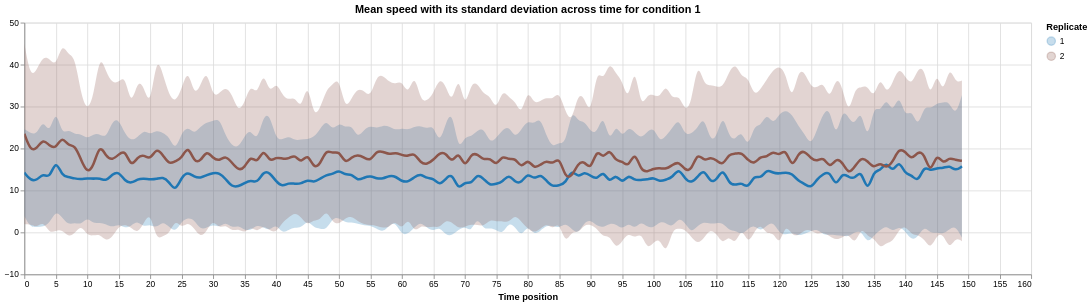

Notebook code cell kept with this figure:
### Code cell
def altair_band_chart(df, metric, Metric, condition=1, replicate='all', cmap='Set1', interpolation=None, show_mean=True, extent=extent_[1], replicates_separately=False):

    metric_mean = metric
    metric_std = metric.replace('MEAN', 'STD')
    metric_min = metric.replace('MEAN', 'MIN')
    metric_max = metric.replace('MEAN', 'MAX')

    if condition == None or replicate == None:
        pass
    else:
        try:
            condition = int(condition)
        except ValueError or TypeError:
            pass
        try:
            replicate = int(replicate)
        except ValueError or TypeError:
            pass

    df.sort_values(by=['CONDITION', 'REPLICATE', 'POSITION_T'])

    if condition == 'all':
        df = df.groupby(['CONDITION','POSITION_T']).agg({metric_mean: 'mean', metric_std: 'std', metric_min: 'min', metric_max: 'max'}).reset_index()
        shorthand = 'CONDITION:N'
        element = 'CONDITION'
        element_ = 'Condition'
        what = None
    elif condition != 'all' and replicate == 'all':
        if replicates_separately:
            df = df[df['CONDITION'] == condition]
            shorthand = 'REPLICATE:N'
            element = 'REPLICATE'
            element_ = 'Replicate'
            what = f'for condition {condition}'
        else:
            df = df[df['CONDITION'] == condition].groupby(['CONDITION', 'POSITION_T']).agg({metric_mean: 'mean', metric_std: 'std', metric_min: 'min', metric_max: 'max'}).reset_index()
            shorthand = 'CONDITION:N'
            element = 'CONDITION'
            element_ = 'Condition'
            what = f'for condition {condition}'
    elif condition != 'all' and replicate != 'all':
        df = df[(df['CONDITION'] == condition) & (df['REPLICATE'] == replicate)].sort_values(by=['CONDITION', 'REPLICATE', 'POSITION_T'])
        shorthand = 'REPLICATE:N'
        element = 'REPLICATE'
        element_ = 'Replicate'
        what = f'for condition {condition} and replicate {replicate}'

    if show_mean:
        mean_opacity = 1
    else:
        mean_opacity = 0

    df['lower'] = df[metric_mean] - df[metric_std]
    df['upper'] = df[metric_mean] + df[metric_std]

    # Retrieve unique conditions and assign colors from the selected qualitative colormap.
    elements = df[element].unique().tolist()
    colors = get_q_cmap_list(elements, cmap)
    color_scale=alt.Scale(domain=elements, range=colors)
    
    if extent == 'min-max':
        band = alt.Chart(df).encode(
            x=alt.X('POSITION_T', title='Time position'),
            y=alt.Y(metric_min),
            y2=alt.Y2(metric_max),
            color=alt.Color(shorthand, title=element_, scale=color_scale),
            tooltip=alt.value(None)
            )
        if interpolation is not None:
            band = band.mark_errorband(interpolate=interpolation)
        else:
            band = band.mark_errorband()

    elif extent == 'orig_std':
        band = alt.Chart(df).encode(
            x=alt.X('POSITION_T', title='Time position'),
            y=alt.Y('upper'),
            y2=alt.Y2('lower'),
            color=alt.Color(shorthand, title=element_, scale=color_scale),   
            opacity=alt.value(0.25),
            tooltip=alt.value(None)
        )
        if interpolation is not None:
            band = band.mark_errorband(interpolate=interpolation)
        else:
            band = band.mark_errorband()

    else:
        band = alt.Chart(df).mark_errorband(extent=extent).encode(
            x=alt.X('POSITION_T', title='Time position'),
            y=alt.Y('upper'),
            y2=alt.Y2('lower'),
            color=alt.Color(shorthand, title=element_, scale=color_scale),
            opacity=alt.value(0.25),
            tooltip=alt.value(None)
        )
        if interpolation is not None:
            band = band.mark_errorband(interpolate=interpolation)  
        else:
            band = band.mark_errorband()

    mean_base = alt.Chart(df).encode(
        x=alt.X('POSITION_T', title='Time position'),
        y=alt.Y(metric_mean, title=None),
        color=alt.Color(shorthand, title=element_, scale=color_scale),
        opacity=alt.value(mean_opacity),
        strokeWidth=alt.value(3),
        tooltip=alt.value(None)
        )

    if interpolation is not None:
        mean_line = mean_base.mark_line(interpolate=interpolation)
    else:
        mean_line = mean_base.mark_line()

    nearest = alt.selection_point(nearest=True, on="pointerover",
                              fields=['POSITION_T'], empty=False)    
    
    color_scale = alt.Scale(domain=elements, range=colors)

    # Transparent selectors across the chart. This is what tells us
    mean_selectors = mean_base.mark_point().encode(
        opacity=alt.value(0),
        ).add_params(
        nearest
        )
    
    when_near = alt.when(nearest)

    mean_points = mean_base.mark_point().encode(
        opacity=when_near.then(alt.value(1)).otherwise(alt.value(0)),
        )    

    # Draw a rule at the location of the selection
    rules = alt.Chart(df).mark_rule(color="gray").encode(
        x='POSITION_T',
        ).transform_filter(
        nearest
        )

    # Calculate separate fields for each line of the tooltip.
    tooltip_data = alt.Chart(df).transform_calculate(
        tooltip_line1=f'"{element_}: " + datum.CONDITION',
        tooltip_line2=f'"Time point: " + datum.POSITION_T',
        tooltip_line3=f'"Mean: " + datum["{metric_mean}"]',
        tooltip_line4=f'"Std: " + datum["{metric_std}"]',
        tooltip_line5=f'"Min: " + datum["{metric_min}"]',
        tooltip_line6=f'"Max: " + datum["{metric_max}"]',
        )
    
    if condition == 'all':
        text_opacity = 0
    else:
        text_opacity = 1

    l = -75

    # Create text marks for each line.
    tooltip_line1_mark = tooltip_data.mark_text(
        align='left',
        dx=6,
        dy=-30-l,  # adjust vertical offset as needed
        fontSize=12,
        fontWeight='bold'
        ).encode(
        x='POSITION_T',
        text=alt.condition(nearest, 'tooltip_line1:N', alt.value('')),
        opacity=alt.value(text_opacity)
        ).transform_filter(nearest)

    tooltip_line2_mark = tooltip_data.mark_text(
        align='left',
        dx=6,
        dy=-15-l,  # adjust vertical offset for the second line
        fontSize=12,
        fontWeight='bold'
        ).encode(
        x='POSITION_T',
        text=alt.condition(nearest, 'tooltip_line2:N', alt.value('')),
        opacity=alt.value(text_opacity)
        ).transform_filter(nearest)

    tooltip_line3_mark = tooltip_data.mark_text(
        align='left',
        dx=6,
        dy=0-l,  # adjust vertical offset for the third line
        fontSize=12,
        fontWeight='bold'
        ).encode(
        x='POSITION_T',
        text=alt.condition(nearest, 'tooltip_line3:N', alt.value('')),
        opacity=alt.value(text_opacity)
        ).transform_filter(nearest)
    
    tooltip_line4_mark = tooltip_data.mark_text(
        align='left',
        dx=6,
        dy=15-l,  # adjust vertical offset for the fourth line
        fontSize=12,
        fontWeight='bold'
        ).encode(
        x='POSITION_T',
        text=alt.condition(nearest, 'tooltip_line4:N', alt.value('')),
        opacity=alt.value(text_opacity)
        ).transform_filter(nearest)
    
    tooltip_line5_mark = tooltip_data.mark_text(
        align='left',
        dx=6,
        dy=30-l,  # adjust vertical offset for the fifth line
        fontSize=12,
        fontWeight='bold'
        ).encode(
        x='POSITION_T',
        text=alt.condition(nearest, 'tooltip_line5:N', alt.value('')),
        opacity=alt.value(text_opacity)
        ).transform_filter(nearest)
    
    tooltip_line6_mark = tooltip_data.mark_text(
        align='left',
        dx=6,
        dy=45-l,  # adjust vertical offset for the sixth line
        fontSize=12,
        fontWeight='bold'
        ).encode(
        x='POSITION_T',
        text=alt.condition(nearest, 'tooltip_line6:N', alt.value('')),
        opacity=alt.value(text_opacity)
        ).transform_filter(nearest)

    # Layer the tooltip text marks with your other layers.
    chart = alt.layer(
        band, mean_line, mean_points, mean_selectors, rules,
        tooltip_line1_mark, tooltip_line2_mark, tooltip_line3_mark, tooltip_line4_mark, tooltip_line5_mark, tooltip_line6_mark
        ).properties(
        width=1200,
        height=300,
        title=f'{Metric} with its standard deviation across time {what}'
        ).interactive()

    # chart.save('cache_/errorband_chart.pdf')
    chart.save('cache_/errorband_chart.html')
    chart.save('cache_/errorband_chart.svg')

    return chart

chart = altair_band_chart(Time_stats, 'MEAN_SPEED', dict_Time_metrics['MEAN_SPEED'], condition=1, replicates_separately=True, cmap=cmaps[3], interpolation=interpolations_[1], show_mean=True, extent='orig_std')
display(chart)

### Figure 1 — Vega-Lite specification as saved in the notebook (floating-point values rounded to 4 significant figures; data arrays with more than 128 entries replaced by an {"elided": "..."} marker saying what was removed)
{"config": {"view": {"continuousWidth": 300, "continuousHeight": 300}}, "layer": [{"mark": {"type": "errorband", "interpolate": "basis"}, "encoding": {"color": {"field": "REPLICATE", "scale": {"domain": [1, 2], "range": ["#1f77b4", "#8c564b"]}, "title": "Replicate", "type": "nominal"}, "opacity": {"value": 0.25}, "tooltip": {"value": null}, "x": {"field": "POSITION_T", "title": "Time position", "type": "quantitative"}, "y": {"field": "upper", "type": "quantitative"}, "y2": {"field": "lower"}}, "name": "view_30"}, {"mark": {"type": "line", "interpolate": "basis"}, "encoding": {"color": {"field": "REPLICATE", "scale": {"domain": [1, 2], "range": ["#1f77b4", "#8c564b"]}, "title": "Replicate", "type": "nominal"}, "opacity": {"value": 1}, "strokeWidth": {"value": 3}, "tooltip": {"value": null}, "x": {"field": "POSITION_T", "title": "Time position", "type": "quantitative"}, "y": {"field": "MEAN_SPEED", "title": null, "type": "quantitative"}}}, {"mark": {"type": "point"}, "encoding": {"color": {"field": "REPLICATE", "scale": {"domain": [1, 2], "range": ["#1f77b4", "#8c564b"]}, "title": "Replicate", "type": "nominal"}, "opacity": {"condition": [{"param": "param_23", "value": 1, "empty": false}], "value": 0}, "strokeWidth": {"value": 3}, "tooltip": {"value": null}, "x": {"field": "POSITION_T", "title": "Time position", "type": "quantitative"}, "y": {"field": "MEAN_SPEED", "title": null, "type": "quantitative"}}}, {"mark": {"type": "point"}, "encoding": {"color": {"field": "REPLICATE", "scale": {"domain": [1, 2], "range": ["#1f77b4", "#8c564b"]}, "title": "Replicate", "type": "nominal"}, "opacity": {"value": 0}, "strokeWidth": {"value": 3}, "tooltip": {"value": null}, "x": {"field": "POSITION_T", "title": "Time position", "type": "quantitative"}, "y": {"field": "MEAN_SPEED", "title": null, "type": "quantitative"}}, "name": "view_27"}, {"mark": {"type": "rule", "color": "gray"}, "encoding": {"x": {"field": "POSITION_T", "type": "quantitative"}}, "transform": [{"filter": {"param": "param_23", "empty": false}}]}, {"mark": {"type": "text", "align": "left", "dx": 6, "dy": 45, "fontSize": 12, "fontWeight": "bold"}, "encoding": {"opacity": {"value": 1}, "text": {"condition": {"param": "param_23", "empty": false, "field": "tooltip_line1", "type": "nominal"}, "value": ""}, "x": {"field": "POSITION_T", "type": "quantitative"}}, "transform": [{"calculate": "\"Replicate: \" + datum.CONDITION", "as": "tooltip_line1"}, {"calculate": "\"Time point: \" + datum.POSITION_T", "as": "tooltip_line2"}, {"calculate": "\"Mean: \" + datum[\"MEAN_SPEED\"]", "as": "tooltip_line3"}, {"calculate": "\"Std: \" + datum[\"STD_SPEED\"]", "as": "tooltip_line4"}, {"calculate": "\"Min: \" + datum[\"MIN_SPEED\"]", "as": "tooltip_line5"}, {"calculate": "\"Max: \" + datum[\"MAX_SPEED\"]", "as": "tooltip_line6"}, {"filter": {"param": "param_23", "empty": false}}]}, {"mark": {"type": "text", "align": "left", "dx": 6, "dy": 60, "fontSize": 12, "fontWeight": "bold"}, "encoding": {"opacity": {"value": 1}, "text": {"condition": {"param": "param_23", "empty": false, "field": "tooltip_line2", "type": "nominal"}, "value": ""}, "x": {"field": "POSITION_T", "type": "quantitative"}}, "transform": [{"calculate": "\"Replicate: \" + datum.CONDITION", "as": "tooltip_line1"}, {"calculate": "\"Time point: \" + datum.POSITION_T", "as": "tooltip_line2"}, {"calculate": "\"Mean: \" + datum[\"MEAN_SPEED\"]", "as": "tooltip_line3"}, {"calculate": "\"Std: \" + datum[\"STD_SPEED\"]", "as": "tooltip_line4"}, {"calculate": "\"Min: \" + datum[\"MIN_SPEED\"]", "as": "tooltip_line5"}, {"calculate": "\"Max: \" + datum[\"MAX_SPEED\"]", "as": "tooltip_line6"}, {"filter": {"param": "param_23", "empty": false}}]}, {"mark": {"type": "text", "align": "left", "dx": 6, "dy": 75, "fontSize": 12, "fontWeight": "bold"}, "encoding": {"opacity": {"value": 1}, "text": {"condition": {"param": "param_23", "empty": false, "field": "tooltip_line3", "type": "nominal"}, "value": ""}, "x": {"field": "POSITION_T", "type": "quantitative"}}, "transform": [{"calculate": "\"Replicate: \" + datum.CONDITION", "as": "tooltip_line1"}, {"calculate": "\"Time point: \" + datum.POSITION_T", "as": "tooltip_line2"}, {"calculate": "\"Mean: \" + datum[\"MEAN_SPEED\"]", "as": "tooltip_line3"}, {"calculate": "\"Std: \" + datum[\"STD_SPEED\"]", "as": "tooltip_line4"}, {"calculate": "\"Min: \" + datum[\"MIN_SPEED\"]", "as": "tooltip_line5"}, {"calculate": "\"Max: \" + datum[\"MAX_SPEED\"]", "as": "tooltip_line6"}, {"filter": {"param": "param_23", "empty": false}}]}, {"mark": {"type": "text", "align": "left", "dx": 6, "dy": 90, "fontSize": 12, "fontWeight": "bold"}, "encoding": {"opacity": {"value": 1}, "text": {"condition": {"param": "param_23", "empty": false, "field": "tooltip_line4", "type": "nominal"}, "value": ""}, "x": {"field": "POSITION_T", "type": "quantitative"}}, "transform": [{"calculate": "\"Replicate: \" + datum.CONDITION", "as": "tooltip_line1"}, {"calculate": "\"Time point: \" + datum.POSITION_T", "as": "tooltip_line2"}, {"calculate": "\"Mean: \" + datum[\"MEAN_SPEED\"]", "as": "tooltip_line3"}, {"calculate": "\"Std: \" + datum[\"STD_SPEED\"]", "as": "tooltip_line4"}, {"calculate": "\"Min: \" + datum[\"MIN_SPEED\"]", "as": "tooltip_line5"}, {"calculate": "\"Max: \" + datum[\"MAX_SPEED\"]", "as": "tooltip_line6"}, {"filter": {"param": "param_23", "empty": false}}]}, {"mark": {"type": "text", "align": "left", "dx": 6, "dy": 105, "fontSize": 12, "fontWeight": "bold"}, "encoding": {"opacity": {"value": 1}, "text": {"condition": {"param": "param_23", "empty": false, "field": "tooltip_line5", "type": "nominal"}, "value": ""}, "x": {"field": "POSITION_T", "type": "quantitative"}}, "transform": [{"calculate": "\"Replicate: \" + datum.CONDITION", "as": "tooltip_line1"}, {"calculate": "\"Time point: \" + datum.POSITION_T", "as": "tooltip_line2"}, {"calculate": "\"Mean: \" + datum[\"MEAN_SPEED\"]", "as": "tooltip_line3"}, {"calculate": "\"Std: \" + datum[\"STD_SPEED\"]", "as": "tooltip_line4"}, {"calculate": "\"Min: \" + datum[\"MIN_SPEED\"]", "as": "tooltip_line5"}, {"calculate": "\"Max: \" + datum[\"MAX_SPEED\"]", "as": "tooltip_line6"}, {"filter": {"param": "param_23", "empty": false}}]}, {"mark": {"type": "text", "align": "left", "dx": 6, "dy": 120, "fontSize": 12, "fontWeight": "bold"}, "encoding": {"opacity": {"value": 1}, "text": {"condition": {"param": "param_23", "empty": false, "field": "tooltip_line6", "type": "nominal"}, "value": ""}, "x": {"field": "POSITION_T", "type": "quantitative"}}, "transform": [{"calculate": "\"Replicate: \" + datum.CONDITION", "as": "tooltip_line1"}, {"calculate": "\"Time point: \" + datum.POSITION_T", "as": "tooltip_line2"}, {"calculate": "\"Mean: \" + datum[\"MEAN_SPEED\"]", "as": "tooltip_line3"}, {"calculate": "\"Std: \" + datum[\"STD_SPEED\"]", "as": "tooltip_line4"}, {"calculate": "\"Min: \" + datum[\"MIN_SPEED\"]", "as": "tooltip_line5"}, {"calculate": "\"Max: \" + datum[\"MAX_SPEED\"]", "as": "tooltip_line6"}, {"filter": {"param": "param_23", "empty": false}}]}], "data": {"name": "data-1e4af97dcc4ceac68c37e840eb6e0074"}, "height": 300, "params": [{"name": "param_23", "select": {"type": "point", "fields": ["POSITION_T"], "nearest": true, "on": "pointerover"}, "views": ["view_27"]}, {"name": "param_24", "select": {"type": "interval", "encodings": ["x", "y"]}, "bind": "scales", "views": ["view_30"]}], "title": "Mean speed with its standard deviation across time for condition 1", "width": 1200, "$schema": "https://vega.github.io/schema/vega-lite/v5.20.1.json", "datasets": {"data-1e4af97dcc4ceac68c37e840eb6e0074": {"elided": "300 records"}}}
